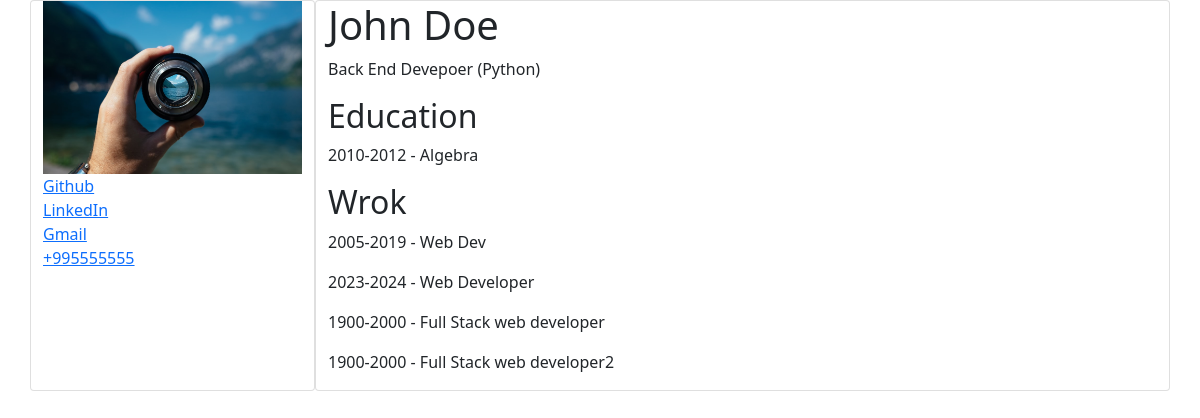
The app's page /about, older data.
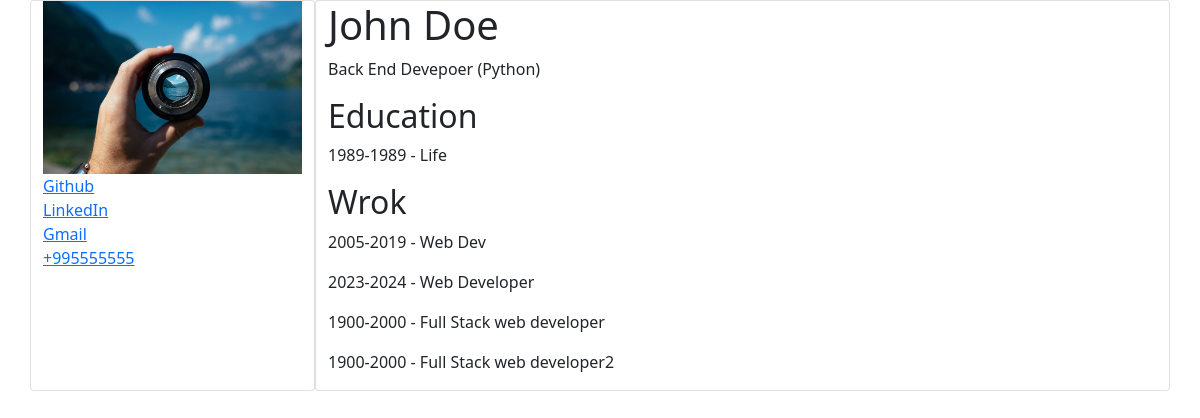
The same page, newer data.
### main.py (models this page shows, shortened)
class Edu (db.Model):
    id = db.Column(db.Integer, primary_key=True)
    start = db.Column(db.String(20))
    finish = db.Column(db.String(20), nullable=True)
    curse = db.Column(db.String(220),nullable=False)
    description = db.Column(db.Text)

class Work (db.Model):
    id = db.Column(db.Integer, primary_key=True)
    start = db.Column(db.String(20))
    finish = db.Column(db.String(20), nullable=True)
    position = db.Column(db.String(220),nullable=False)
    description = db.Column(db.Text)
    def __repr__(self):
        return '<Work %r>' % self.position

### main.py (the view)
@app.route("/about")
def about():
    working = Work.query.all()
    edu = Edu.query.all()
    print(working)
    return render_template("about.html", education=edu, working=working)

### templates/about.html (shortened to what this page needs)
{% extends "base.html" %}
{% block content %}
        <div class="row">
          <div class="col-3 card">
            <img src="{{url_for('static', filename='images/image001.jpeg')}}" alt="image">
            <a href="#">Github</a>
            <a href="#">LinkedIn</a>
            <a href="#">Gmail</a>
            <a href="#">+995555555</a>
          </div>
          <div class="col card">
            <div>
                <h1> John Doe </h1>
                <p>Back End Devepoer (Python)</p>
            </div>
            <div>
              <h2> Education </h2>
              {% for edu in education %}
              <p>{{ edu.start}}-{{ edu.finish}} - {{ edu.curse }}</p>
              {% endfor %}
          </div>
            <div>
                <h2> Wrok </h2>
                {% for work in working %}
                <p>{{ work.start}}-{{ work.finish}} - {{ work.position }}</p>
                {% endfor %}
            </div>
        </div>
{% endblock %}

Row changes from the older to the newer data that the page shows:
removed Edu: start "2010", finish "2012", curse "Algebra"
added Edu: start "1989", finish "1989", curse "Life"
